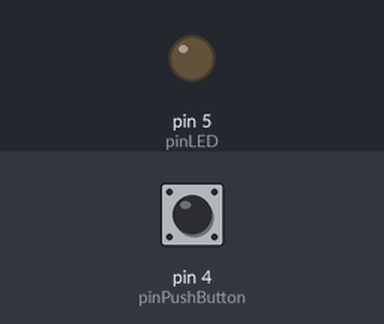
Simulated run of this sketch. Board: Arduino Uno, built with avr-gcc and run on an emulated ATmega328P. Parts: output pins drawn as LEDs (lit = HIGH). Inputs (shaded band) come from the test bench; at power-on: pin 4 (pinPushButton) LOW.

Above: at 1.2 s.
1.3 s: pin 4 (pinPushButton) pulled HIGH for 0.15 s
At 1.37 s:
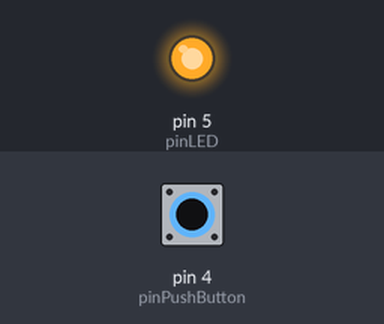
2.9 s: pin 4 (pinPushButton) pulled HIGH for 3.2 s
At 7.1 s:
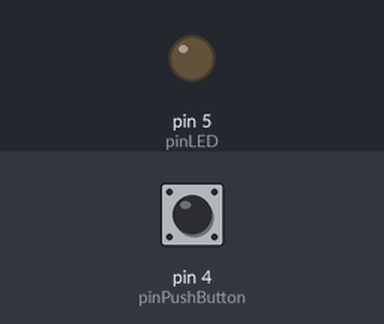
Timing chart, 0 to 8.6 s (numbered marks = the images above; inputs shaded):
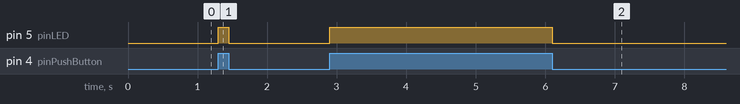

Measured:
- after the input at 1.3 s, pin 5 (pinLED): LOW → HIGH at once, → LOW 0.15 s later
- after the input at 2.9 s, pin 5 (pinLED): LOW → HIGH at once, → LOW 3.2 s later

The sketch:

menghidupkan_dan_mematikan_LED_dengan_Tactile_Switch.ino
```cpp
#define pinPushButton 4
#define pinLED 5

void setup() {
  // put your setup code here, to run once:
  pinMode(pinPushButton, INPUT);
  pinMode(pinLED, OUTPUT);
}

void loop() {
  // put your main code here, to run repeatedly:
  bool baca_pb = digitalRead(pinPushButton);
  if(baca_pb == HIGH){
    digitalWrite(pinLED, HIGH);
  }
  else{
    digitalWrite(pinLED, LOW);
  }
}
```
